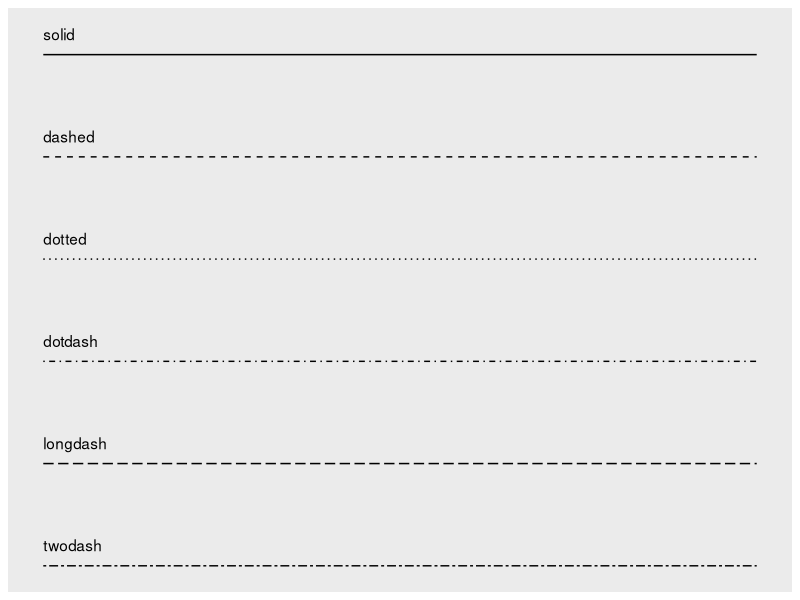

R code for this plot:
## ---- chunk 1
knitr::opts_chunk$set(echo = TRUE)
library(ggplot2)
library(dplyr)
url0 <- 'https://htmlpreview.github.io/?https://github.com/kwhkim/MJU-2018-02-DataScience/blob/master/00_Instructor/ggplot2/'
htmlFiles <- c(               'ggplot2_aes',
                              'ggplot2_geoms',
                              'ggplot2_lines',
                              'ggplot2_coord',
                              'ggplot2_legend',
                              'ggplot2_title')
htmlUrl <- paste0(url0, htmlFiles, '.html')
i=0
## ---- chunk 2
lty <- c("solid", "dashed", "dotted", "dotdash", "longdash", "twodash")
linetypes <- data.frame(
  y = seq_along(lty),
  lty = lty
) 
ggplot(linetypes, aes(0, y)) + 
  geom_segment(aes(xend = 5, yend = y, linetype = lty)) + 
  scale_linetype_identity() + 
  geom_text(aes(label = lty), hjust = 0, nudge_y = 0.2) +
  scale_x_continuous(NULL, breaks = NULL) + 
  scale_y_reverse(NULL, breaks = NULL)
